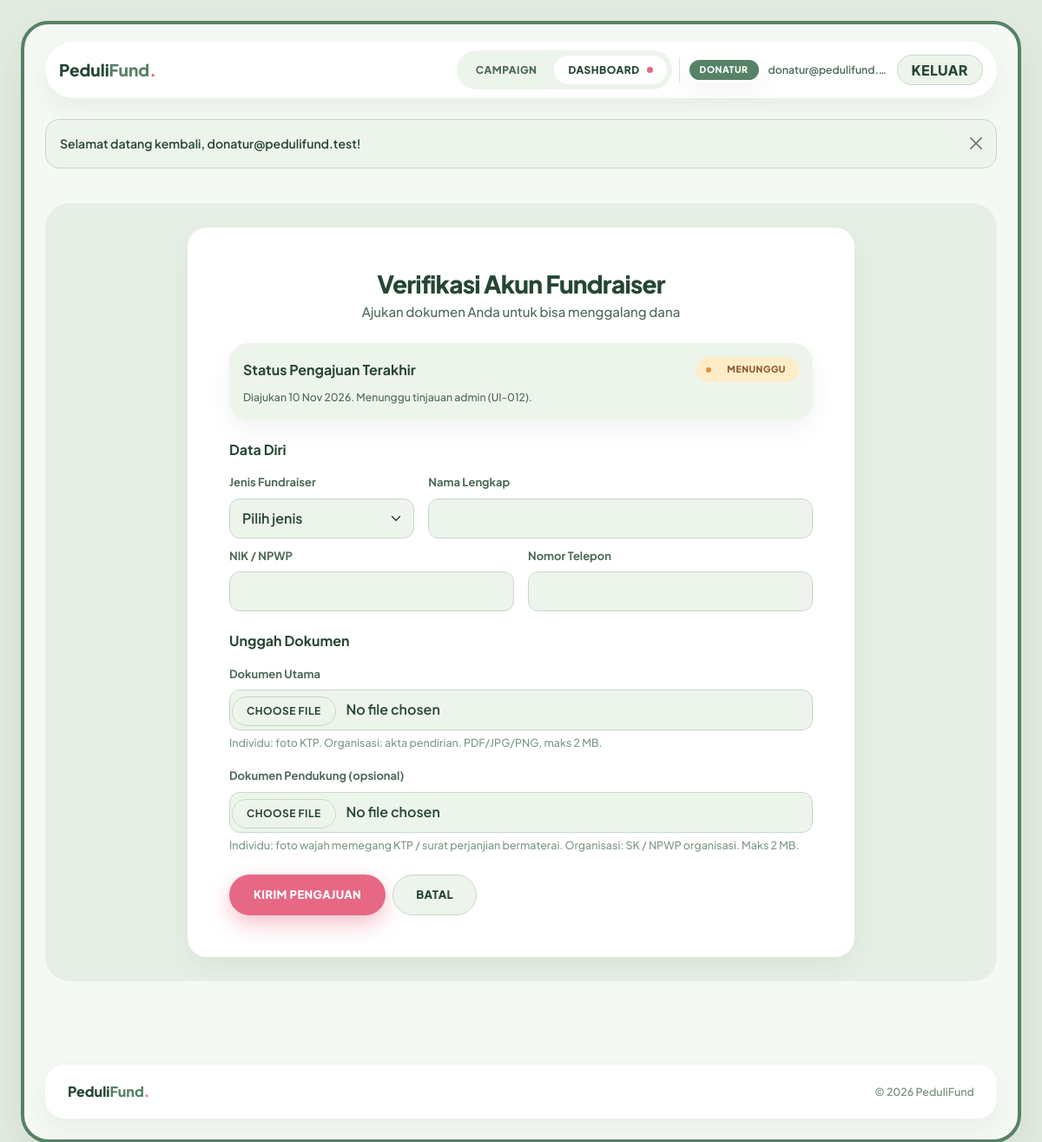
Page /ajukan_verifikasi.php (signed in) on the committed database.
### tables this page shows
CREATE TABLE IF NOT EXISTS verifikasi_fundraiser (
    id_verifikasi INT AUTO_INCREMENT PRIMARY KEY,
    id_user INT NOT NULL,
     
    jenis_fundraiser ENUM('Individu', 'Organisasi') NOT NULL,
    nama_lengkap VARCHAR(150) NOT NULL,
    nomor_identitas VARCHAR(50) NOT NULL,
    nomor_telepon VARCHAR(20) NOT NULL,
    dokumen_verifikasi VARCHAR(255) NOT NULL,
    dokumen_pendukung VARCHAR(255) NULL,
    status_dokumen ENUM('Menunggu', 'Valid', 'Ditolak') NOT NULL DEFAULT 'Menunggu',
    alasan_penolakan TEXT NULL,
    tanggal_pengajuan DATETIME NOT NULL DEFAULT CURRENT_TIMESTAMP,
    tanggal_keputusan DATETIME NULL,
    CONSTRAINT fk_verifikasi_pengguna
        FOREIGN KEY (id_user) REFERENCES pengguna (id_user)
        ON DELETE CASCADE ON UPDATE CASCADE
);

### app/controllers/AuthController.php (called while the page is built, shortened)
<?php
class AuthController
{
    private ?VerifikasiFundraiserEntity $verifikasiEntity;
    public function __construct(UserCredentialsDB $modelPengguna, ?VerifikasiFundraiserEntity $verifikasiEntity = null)
    {
        $this->verifikasiEntity = $verifikasiEntity;
    }
    public function tampilkanPengajuanVerifikasi(): void
    {
        $pengajuan = $this->verifikasiEntity !== null
            ? $this->verifikasiEntity->ambilTerbaruByUser(idPenggunaAktif())
            : null;
        $bolehAjukan = $pengajuan === null
            || $pengajuan['status_dokumen'] !== 'Ditolak'
            || bolehAjukanUlang($pengajuan['tanggal_keputusan'], date('Y-m-d'));
        $old = $_SESSION['old'] ?? [];
        require __DIR__ . '/../../views/auth/ajukan_verifikasi.php';
    }
}

### ajukan_verifikasi.php (called while the page is built)
<?php
require_once 'app/bootstrap.php';
$controller = new AuthController(new UserCredentialsDB($pdo), new VerifikasiFundraiserEntity($pdo));
$controller->tampilkanPengajuanVerifikasi();

### app/helpers/fungsi.php (called while the page is built, shortened)
<?php
function e($teks): string
{
    return htmlspecialchars((string) $teks, ENT_QUOTES, 'UTF-8');
}
function formatTanggal($tanggal): string
{
    $waktu = strtotime((string) $tanggal);
    $daftarBulan = [
        1 => 'Jan', 2 => 'Feb', 3 => 'Mar', 4 => 'Apr',
        5 => 'Mei', 6 => 'Jun', 7 => 'Jul', 8 => 'Agu',
        9 => 'Sep', 10 => 'Okt', 11 => 'Nov', 12 => 'Des'
    ];
    $hari = date('j', $waktu);
    $bulan = $daftarBulan[(int) date('n', $waktu)] ?? date('M', $waktu);
    $tahun = date('Y', $waktu);
    return $hari . ' ' . $bulan . ' ' . $tahun;
}
function kelasBadgeStatus($status): string
{
    $kelas = [
        'Pending'       => 'pf-badge--pending',
        'Menunggu'      => 'pf-badge--pending',
        'Aktif'         => 'pf-badge--aktif',
        'Disetujui'     => 'pf-badge--aktif',
        'Dicairkan'     => 'pf-badge--aktif',
        'Valid'         => 'pf-badge--aktif',
        'Ditolak'       => 'pf-badge--ditolak',
        'Dibekukan'     => 'pf-badge--ditolak',
        'Selesai'       => 'pf-badge--selesai',
        'Terverifikasi' => 'pf-badge--selesai',
    ];
    return $kelas[$status] ?? 'pf-badge--netral';
}
function idPenggunaAktif(): int
{
    if (!empty($_SESSION['pengguna_aktif']['id_user'])) {
        return (int) $_SESSION['pengguna_aktif']['id_user'];
    }
    return defined('ID_FUNDRAISER_SEMENTARA') ? ID_FUNDRAISER_SEMENTARA : 1;
}

### app/models/VerifikasiFundraiserEntity.php (called while the page is built, shortened)
<?php
class VerifikasiFundraiserEntity
{
    private PDO $pdo;
    public function __construct(PDO $pdo)
    {
        $this->pdo = $pdo;
    }
    public function ambilTerbaruByUser(int $idUser): ?array
    {
        $pernyataan = $this->pdo->prepare(
            'SELECT * FROM verifikasi_fundraiser
             WHERE id_user = :id_user
             ORDER BY id_verifikasi DESC
             LIMIT 1'
        );
        $pernyataan->execute([':id_user' => $idUser]);
        $pengajuan = $pernyataan->fetch();
        return $pengajuan !== false ? $pengajuan : null;
    }
}

### views/auth/ajukan_verifikasi.php (the view, shortened to what this page needs)
<?php
require __DIR__ . '/../layout/header.php';
$nilaiLama = static function (string $nama) use ($old): string {
    return e((string) ($old[$nama] ?? ''));
};
?>
<section class="bagian-halaman py-4">
    <div class="pf-tray">
        <div class="row justify-content-center">
            <div class="col-12 col-lg-9">
                <div class="pf-card p-4 p-md-5">
                    <div class="text-center mb-4">
                        <h1 class="pf-h1 fs-3">Verifikasi Akun Fundraiser</h1>
                        <p class="pf-subjudul mb-0 mt-1">Ajukan dokumen Anda untuk bisa menggalang dana</p>
                    </div>
                    <?php if ($pengajuan !== null): ?>
                        <div class="pf-card p-3 mb-4" style="background: var(--green-pale);">
                            <div class="d-flex flex-wrap justify-content-between align-items-center gap-2">
                                <h2 class="h6 fw-bold mb-0" style="color: var(--green-deep);">Status Pengajuan Terakhir</h2>
                                <span class="pf-badge <?= e(kelasBadgeStatus($pengajuan['status_dokumen'])) ?>">
                                    <span class="pf-badge-pil"><?= e($pengajuan['status_dokumen']) ?></span>
                                </span>
                            </div>
                            <p class="small mb-0 mt-2" style="color: var(--text-body);">
                                Diajukan <?= e(formatTanggal((string) $pengajuan['tanggal_pengajuan'])) ?>.
                                <?php if ($pengajuan['status_dokumen'] === 'Ditolak'): ?>
                                    Alasan: <?= e((string) ($pengajuan['alasan_penolakan'] ?? '-')) ?>.
                                    <?= $bolehAjukan ? 'Anda dapat mengajukan ulang sekarang.' : 'Pengajuan ulang dapat dilakukan 14 hari setelah penolakan.' ?>
                                <?php elseif ($pengajuan['status_dokumen'] === 'Valid'): ?>
                                    Akun Anda terverifikasi sebagai penggalang dana.
                                <?php else: ?>
                                    Menunggu tinjauan admin (UI-012).
                                <?php endif; ?>
                            </p>
                        </div>
                    <?php endif; ?>
                    <?php if ($bolehAjukan): ?>
                        <form action="<?= e(BASE_URL) ?>/kirim_ajukan_verifikasi.php" method="post" enctype="multipart/form-data" novalidate>
                            <h3 class="h6 fw-bold mb-3" style="color: var(--green-deep);">Data Diri</h3>
                            <div class="row g-3 mb-2">
                                <div class="col-md-4">
                                    <label class="form-label" for="jenis_fundraiser">Jenis Fundraiser</label>
                                    <select class="form-select" id="jenis_fundraiser" name="jenis_fundraiser" required>
                                        <option value="">Pilih jenis</option>
                                    </select>
                                </div>
                                <div class="col-md-8">
                                    <label class="form-label" for="nama_lengkap">Nama Lengkap</label>
                                    <input class="form-control" type="text" id="nama_lengkap" name="nama_lengkap" maxlength="150" required value="<?= $nilaiLama('nama_lengkap') ?>">
                                </div>
                            </div>
                            <div class="row g-3 mb-4">
                                <div class="col-md-6">
                                    <label class="form-label" for="nomor_identitas">NIK / NPWP</label>
                                    <input class="form-control" type="text" id="nomor_identitas" name="nomor_identitas" maxlength="50" required value="<?= $nilaiLama('nomor_identitas') ?>">
                                </div>
                                <div class="col-md-6">
                                    <label class="form-label" for="nomor_telepon">Nomor Telepon</label>
                                    <input class="form-control" type="text" id="nomor_telepon" name="nomor_telepon" maxlength="20" required value="<?= $nilaiLama('nomor_telepon') ?>">
                                </div>
                            </div>
                            <h3 class="h6 fw-bold mb-3" style="color: var(--green-deep);">Unggah Dokumen</h3>
                            <div class="mb-3">
                                <label class="form-label" for="dokumen_verifikasi">Dokumen Utama</label>
                                <input class="form-control" type="file" id="dokumen_verifikasi" name="dokumen_verifikasi" accept=".pdf,.jpg,.jpeg,.png" required>
                                <div class="form-text">Individu: foto KTP. Organisasi: akta pendirian. PDF/JPG/PNG, maks 2 MB.</div>
                            </div>
                            <div class="mb-4">
                                <label class="form-label" for="dokumen_pendukung">Dokumen Pendukung (opsional)</label>
                                <input class="form-control" type="file" id="dokumen_pendukung" name="dokumen_pendukung" accept=".pdf,.jpg,.jpeg,.png">
                                <div class="form-text">Individu: foto wajah memegang KTP / surat perjanjian bermaterai. Organisasi: SK / NPWP organisasi. Maks 2 MB.</div>
                            </div>
                            <div class="d-flex gap-2">
                                <button class="btn-pf-cta" type="submit">Kirim Pengajuan</button>
                                <a class="btn-pf-outline" href="<?= e(BASE_URL) ?>/dashboard_donatur.php">Batal</a>
                            </div>
                        </form>
                    <?php endif; ?>
                </div>
            </div>
        </div>
    </div>
</section>
<?php require __DIR__ . '/../layout/footer.php'; ?>

### assets/css/pedulifund-theme.css (style rules this page uses)
:root { --bg-outer: #E4ECE2; --bg-canvas: #F5F9F4; --bg-tray: #E6EFE5; --surface-white: #FFFFFF; --green-deep: #264634; --green-primary: #568265; --green-mid: #739B80; --green-light: #C5D9C8; --green-pale: #EDF4EC; --pink-primary: #E66884; --pink-hover: #D2526E; --pink-soft: #FADCE3; --pink-blush: #FFF0F3; --status-pending-bg: #FDECC8; --status-pending-fg: #8A5A2B; --status-pending-dot: #E58E3A; --text-main: #264634; --text-body: #4D6A58; --text-muted: #7E9987; --radius-window: 32px; --radius-tray: 28px; --radius-card: 22px; --radius-input: 12px; --radius-pill: 999px; --shadow-card: 0 12px 28px rgba(38, 70, 52, 0.06); --shadow-pink: 0 8px 20px rgba(230, 104, 132, 0.32); --shadow-pink-cta: 0 10px 25px rgba(230, 104, 132, 0.4); --shadow-window: 0 20px 50px rgba(38, 70, 52, 0.10); }
body { font-family: 'Plus Jakarta Sans', sans-serif; background-color: var(--bg-outer); color: var(--text-main); font-size: 14px; font-weight: 500; line-height: 1.6; margin: 0; padding: 0; }
.pf-h1 { font-size: clamp(28px, 4vw, 34px); font-weight: 800; color: var(--green-deep); line-height: 1.2; letter-spacing: -0.8px; margin: 0; }
.pf-subjudul { font-size: 15px; color: var(--text-body); margin: 0; }
.pf-tray { background-color: var(--bg-tray); border-radius: var(--radius-tray); padding: 28px 32px; margin-bottom: 28px; }
.pf-card { background-color: var(--surface-white); border-radius: var(--radius-card); box-shadow: var(--shadow-card); border: none; }
.bagian-halaman { margin-bottom: 1.5rem; }
.btn-pf-cta { background-color: var(--pink-primary); color: #FFFFFF; font-weight: 800; text-decoration: none; border-radius: var(--radius-pill); padding: 12px 28px; border: none; box-shadow: var(--shadow-pink-cta); transition: background-color 0.2s ease, transform 0.2s ease; display: inline-flex; align-items: center; gap: 12px; cursor: pointer; font-size: 13px; text-transform: uppercase; letter-spacing: 0.03em; }
.btn-pf-outline { background-color: var(--green-pale); color: var(--green-deep); font-weight: 800; text-decoration: none; border: 1.5px solid var(--green-light); border-radius: var(--radius-pill); padding: 12px 26px; transition: border-color 0.2s ease; display: inline-flex; align-items: center; gap: 10px; cursor: pointer; font-size: 13px; text-transform: uppercase; letter-spacing: 0.03em; }
.pf-badge { display: inline-flex; align-items: center; gap: 6px; padding: 3px; border-radius: var(--radius-pill); font-size: 10.5px; font-weight: 800; letter-spacing: 0.05em; text-transform: uppercase; white-space: nowrap; }
.pf-badge-pil { display: inline-block; padding: 3px 12px; border-radius: var(--radius-pill); }
.pf-badge--pending { background-color: var(--status-pending-bg); color: var(--status-pending-fg); }
.pf-badge--pending::before { content: ''; width: 6px; height: 6px; border-radius: 50%; background-color: var(--status-pending-dot); margin-left: 8px; flex: none; }
.form-label { font-size: 13px; font-weight: 700; color: var(--text-body); }
.form-control, .form-select { background-color: var(--green-pale); border: 1.5px solid var(--green-light); border-radius: var(--radius-input); color: var(--green-deep); font-weight: 600; padding: 10px 14px; }
.form-control::placeholder { color: var(--text-muted); font-weight: 500; }
.form-text { font-size: 12.5px; color: var(--text-muted); }

### rows in the picture
verifikasi_fundraiser: status_dokumen "MENUNGGU", tanggal_pengajuan "10 Nov 2026"

### other values in the picture
peranPenggunaAktif() "DONATUR"
penggunaAktif()['email'] "donatur@pedulifund.…"
$pesan['teks'] "Selamat datang kembali, donatur@pedulifund.test!"
